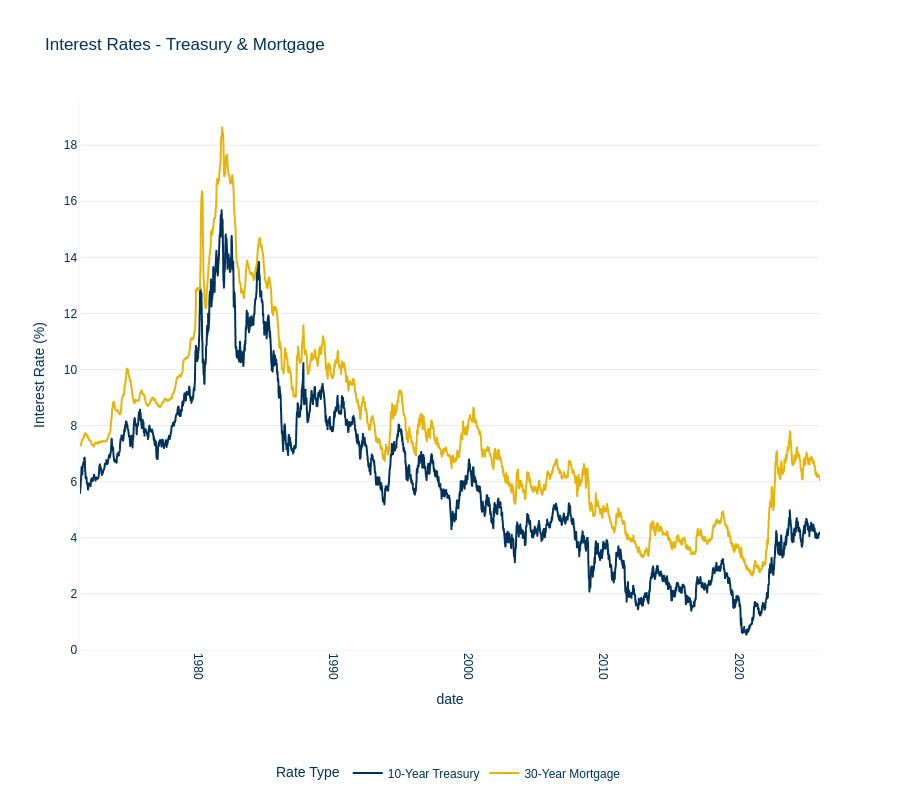

Notebook source saved alongside this figure:
### Markdown cell above
## Chart 7: Interest Rates - 10-Year Treasury vs 30-Year Mortgage

Tracks two key interest rates that impact commercial real estate financing

### Code cell
# Fetch interest rate data
df_treasury = fetch_fred_series('DGS10', '10-Year Treasury')
df_mortgage = fetch_fred_series('MORTGAGE30US', '30-Year Mortgage')

# Ensure no duplicate date columns and clarify column names
if '10-Year Treasury' not in df_treasury.columns:
    df_treasury = df_treasury.rename(columns={df_treasury.columns[-1]: '10-Year Treasury'})
if '30-Year Mortgage' not in df_mortgage.columns:
    df_mortgage = df_mortgage.rename(columns={df_mortgage.columns[-1]: '30-Year Mortgage'})

# --- Make x range start from the same point (truncate to common date range) ---
# Find max of min dates for both series to ensure both have data from same start date
min_date_treasury = df_treasury['date'].min()
min_date_mortgage = df_mortgage['date'].min()
common_start_date = max(min_date_treasury, min_date_mortgage)

# Filter both DataFrames to start from the common_start_date
df_treasury_common = df_treasury[df_treasury['date'] >= common_start_date].reset_index(drop=True)
df_mortgage_common = df_mortgage[df_mortgage['date'] >= common_start_date].reset_index(drop=True)

# Merge on date - use inner join to keep only overlapping dates (makes x range match)
df_rates = df_treasury_common.merge(df_mortgage_common, on='date', how='inner')

# Remove rows where both rates are missing (i.e. drop NA rows where both columns are nan)
if '10-Year Treasury' in df_rates.columns and '30-Year Mortgage' in df_rates.columns:
    df_rates = df_rates.dropna(subset=['10-Year Treasury', '30-Year Mortgage'], how='all')
else:
    print("Warning: Missing expected columns in merged interest rate data")

# Check if data is present for both columns
if df_rates['30-Year Mortgage'].notnull().sum() == 0:
    print("Warning: No data for 30-Year Mortgage was found after merge.")

# Convert to long format, ensuring both columns appear
df_rates_long = df_rates.melt(
    id_vars=['date'],
    value_vars=['10-Year Treasury', '30-Year Mortgage'],
    var_name='Rate Type',
    value_name='Interest Rate (%)'
)

# Remove rows with missing values (so only actual rates are shown)
df_rates_long = df_rates_long.dropna(subset=['Interest Rate (%)'])

# Create chart
fig = aquila_styled_line_chart(
    df_rates_long,
    x='date',
    y='Interest Rate (%)',
    color='Rate Type',
    title='Interest Rates - Treasury & Mortgage',
    height=800
)

fig.update_yaxes(rangemode='tozero')

# Save chart
fig.write_html('charts/interest_rates_treasury_mortgage.html')
print("✓ Chart saved: interest_rates_treasury_mortgage.html")

fig.show()

### Figure 1 — Plotly figure (JSON) as saved in the notebook; plotly's stock layout.template omitted (floating-point values rounded to 4 significant figures; data arrays with more than 128 entries replaced by an {"elided": "..."} marker saying what was removed)
{"data": [{"hovertemplate": "Rate Type=10-Year Treasury<br>date=%{x}<br>Interest Rate (%)=%{y}<extra></extra>", "legendgroup": "10-Year Treasury", "line": {"color": "#00325a", "dash": "solid"}, "marker": {"symbol": "circle"}, "mode": "lines", "name": "10-Year Treasury", "showlegend": true, "type": "scattergl", "x": {"elided": "2802 str values"}, "xaxis": "x", "y": {"elided": "2802 float values"}, "yaxis": "y"}, {"hovertemplate": "Rate Type=30-Year Mortgage<br>date=%{x}<br>Interest Rate (%)=%{y}<extra></extra>", "legendgroup": "30-Year Mortgage", "line": {"color": "#e6b40a", "dash": "solid"}, "marker": {"symbol": "circle"}, "mode": "lines", "name": "30-Year Mortgage", "showlegend": true, "type": "scattergl", "x": {"elided": "2802 str values"}, "xaxis": "x", "y": {"elided": "2802 float values"}, "yaxis": "y"}], "layout": {"font": {"color": "#00325a", "family": "Futura LT Pro, Futura, Arial, sans-serif"}, "height": 800, "legend": {"orientation": "h", "title": {"font": {"family": "Futura LT Pro, Futura, Arial, sans-serif"}, "text": "Rate Type"}, "tracegroupgap": 0, "x": 0.5, "xanchor": "center", "y": -0.25, "yanchor": "bottom"}, "margin": {"b": 100}, "paper_bgcolor": "white", "plot_bgcolor": "white", "title": {"font": {"family": "Futura LT Pro, Futura, Arial, sans-serif"}, "text": "Interest Rates - Treasury & Mortgage"}, "xaxis": {"anchor": "y", "domain": [0, 1], "linecolor": "#e9e9ea", "linewidth": 0.5, "mirror": false, "showgrid": false, "showline": true, "tickangle": 90, "title": {"text": "date"}, "zeroline": false}, "yaxis": {"anchor": "x", "domain": [0, 1], "gridcolor": "#e9e9ea", "linecolor": "#e9e9ea", "linewidth": 0.5, "mirror": false, "rangemode": "tozero", "showgrid": true, "showline": true, "title": {"text": "Interest Rate (%)"}, "zeroline": true}}}
